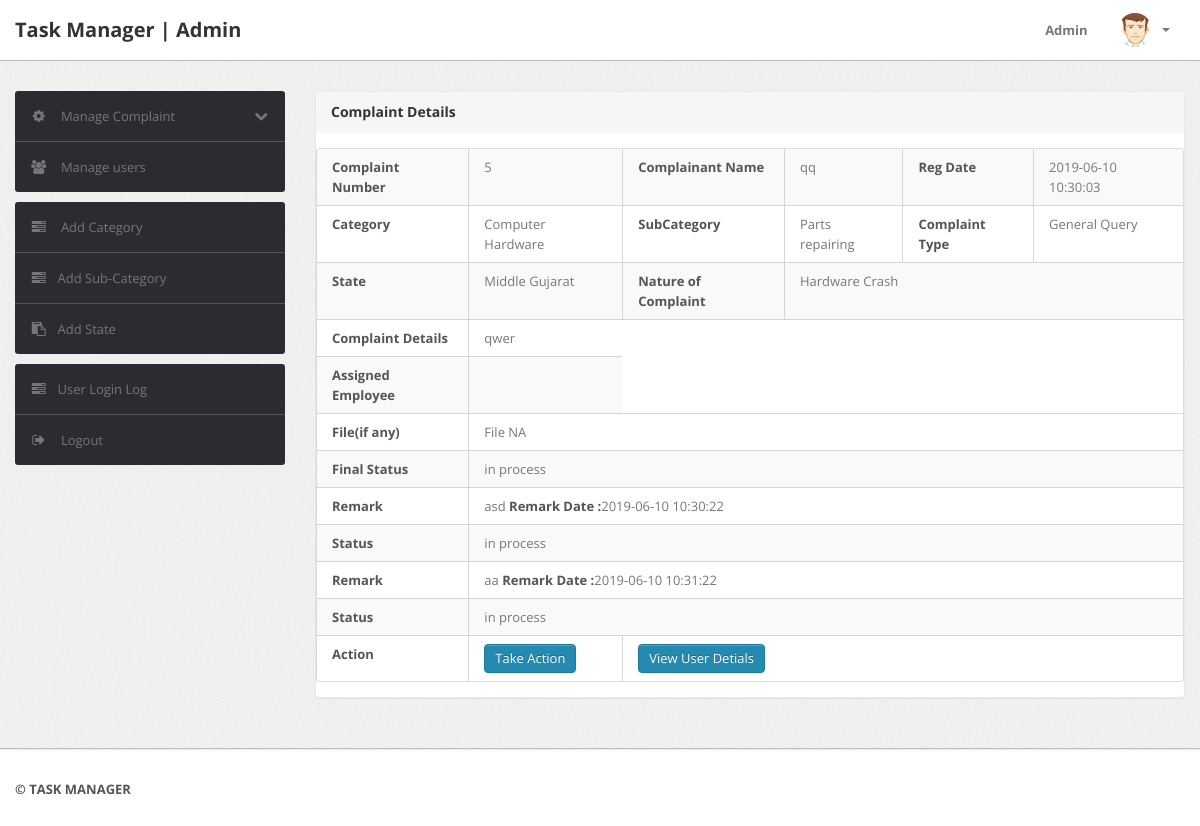
Page /admin/complaint-details.php?cid=5 (signed in) on the committed database.
### tables this page shows
CREATE TABLE `tblcomplaints` (
  `complaintNumber` int(11) NOT NULL,
  `userId` int(11) NOT NULL,
  `category` int(11) NOT NULL,
  `subcategory` varchar(255) NOT NULL,
  `complaintType` varchar(255) NOT NULL,
  `assigned_emp` varchar(500) DEFAULT NULL,
  `state` varchar(255) NOT NULL,
  `noc` varchar(255) NOT NULL,
  `complaintDetails` mediumtext NOT NULL,
  `complaintFile` varchar(255) DEFAULT NULL,
  `regDate` timestamp NOT NULL DEFAULT CURRENT_TIMESTAMP,
  `status` varchar(50) DEFAULT NULL,
  `lastUpdationDate` timestamp NULL DEFAULT '0000-00-00 00:00:00' ON UPDATE CURRENT_TIMESTAMP
);

CREATE TABLE `users` (
  `id` int(11) NOT NULL,
  `fullName` varchar(255) DEFAULT NULL,
  `userEmail` varchar(255) DEFAULT NULL,
  `password` varchar(255) DEFAULT NULL,
  `contactNo` bigint(11) DEFAULT NULL,
  `address` tinytext,
  `State` varchar(255) DEFAULT NULL,
  `country` varchar(255) DEFAULT NULL,
  `pincode` int(6) DEFAULT NULL,
  `userImage` varchar(255) DEFAULT NULL,
  `regDate` timestamp NOT NULL DEFAULT CURRENT_TIMESTAMP,
  `updationDate` timestamp NULL DEFAULT '0000-00-00 00:00:00' ON UPDATE CURRENT_TIMESTAMP,
  `status` int(1) DEFAULT NULL
);

CREATE TABLE `category` (
  `id` int(11) NOT NULL,
  `categoryName` varchar(255) NOT NULL,
  `categoryDescription` longtext NOT NULL,
  `creationDate` timestamp NOT NULL DEFAULT CURRENT_TIMESTAMP,
  `updationDate` varchar(255) DEFAULT NULL
);

CREATE TABLE `complaintremark` (
  `id` int(11) NOT NULL,
  `complaintNumber` int(11) NOT NULL,
  `status` varchar(255) NOT NULL,
  `remark` mediumtext NOT NULL,
  `remarkDate` timestamp NOT NULL DEFAULT CURRENT_TIMESTAMP
);

### admin/complaint-details.php (the view, shortened to what this page needs)
<?php
include('include/config.php');
if(strlen($_SESSION['alogin'])==0)
	{
header('location:index.php');
}
else{
?>
<!DOCTYPE html>
<html lang="en">
<head>
	<link type="text/css" href="bootstrap/css/bootstrap.min.css" rel="stylesheet">
	<link type="text/css" href="bootstrap/css/bootstrap-responsive.min.css" rel="stylesheet">
	<link type="text/css" href="css/theme.css" rel="stylesheet">
	<link type="text/css" href="images/icons/css/font-awesome.css" rel="stylesheet">
</head>
<body>
<?php include('include/header.php');?>
	<div class="wrapper">
		<div class="container">
			<div class="row">
<?php include('include/sidebar.php');?>
			<div class="span9">
					<div class="content">
	<div class="module">
							<div class="module-head">
								<h3>Complaint Details</h3>
							</div>
							<div class="module-body table">
								<table cellpadding="0" cellspacing="0" border="0" class="datatable-1 table table-bordered table-striped	 display" width="100%">
									<tbody>
<?php $st='closed';
$query=mysqli_query($con,"select tblcomplaints.*,users.fullName as name,category.categoryName as catname from tblcomplaints join users on users.id=tblcomplaints.userId join category on category.id=tblcomplaints.category where tblcomplaints.complaintNumber='".$_GET['cid']."'");
while($row=mysqli_fetch_array($query))
{
?>
										<tr>
											<td><b>Complaint Number</b></td>
											<td><?php echo htmlentities($row['complaintNumber']);?></td>
											<td><b>Complainant Name</b></td>
											<td> <?php echo htmlentities($row['name']);?></td>
											<td><b>Reg Date</b></td>
											<td><?php echo htmlentities($row['regDate']);?>
											</td>
										</tr>
<tr>
											<td><b>Category </b></td>
											<td><?php echo htmlentities($row['catname']);?></td>
											<td><b>SubCategory</b></td>
											<td> <?php echo htmlentities($row['subcategory']);?></td>
											<td><b>Complaint Type</b></td>
											<td><?php echo htmlentities($row['complaintType']);?></td>
										</tr>
<tr>
											<td><b>State </b></td>
											<td><?php echo htmlentities($row['state']);?></td>
											<td ><b>Nature of Complaint</b></td>
											<td colspan="3"> <?php echo htmlentities($row['noc']);?></td>
										</tr>
<tr>
											<td><b>Complaint Details </b></td>
											<td colspan="5"> <?php echo htmlentities($row['complaintDetails']);?></td>
										</tr>
<tr>
	<td><b>Assigned Employee</b></td>
											<td><?php echo htmlentities($row['assigned_emp']);?>
											</td>
									</tr>
<tr>
											<td><b>File(if any) </b></td>
											<td colspan="5"> <?php $cfile=$row['complaintFile'];
if($cfile=="" || $cfile=="NULL")
{
  echo "File NA";
}
else{?>
<a href="../users/complaintdocs/<?php echo htmlentities($row['complaintFile']);?>" target="_blank"/> View File</a>
<?php } ?></td>
</tr>
<tr>
<td><b>Final Status</b></td>
											<td colspan="5"><?php if($row['status']=="")
											{ echo "Not Process Yet";
} else {
										 echo htmlentities($row['status']);
										 }?></td>
										</tr>
<?php $ret=mysqli_query($con,"select complaintremark.remark as remark,complaintremark.status as sstatus,complaintremark.remarkDate as rdate from complaintremark join tblcomplaints on tblcomplaints.complaintNumber=complaintremark.complaintNumber where complaintremark.complaintNumber='".$_GET['cid']."'");
while($rw=mysqli_fetch_array($ret))
{
?>
<tr>
<td><b>Remark</b></td>
<td colspan="5"><?php echo  htmlentities($rw['remark']); ?> <b>Remark Date :</b><?php echo  htmlentities($rw['rdate']); ?></td>
</tr>
<tr>
<td><b>Status</b></td>
<td colspan="5"><?php echo  htmlentities($rw['sstatus']); ?></td>
</tr>
<?php }?>
<tr>
											<td><b>Action</b></td>
											<td>
											<?php if($row['status']=="closed"){
												} else {?>
<a href="javascript:void(0);" onClick="popUpWindow('http://localhost/cms/admin/updatecomplaint.php?cid=<?php echo htmlentities($row['complaintNumber']);?>');" title="Update order">
											 <button type="button" class="btn btn-primary">Take Action</button></td>
											</a><?php } ?></td>
											<td colspan="4">
											<a href="javascript:void(0);" onClick="popUpWindow('http://localhost/cms/admin/userprofile.php?uid=<?php echo htmlentities($row['userId']);?>');" title="Update order">
											 <button type="button" class="btn btn-primary">View User Detials</button></a></td>
										</tr>
										<?php  } ?>
								</table>
							</div>
						</div>
					</div>
				</div>
			</div>
		</div>
	</div>
<?php include('include/footer.php');?>
</body>
<?php } ?>

### admin/css/theme.css (style rules this page uses)
body { font-size: 13px; font-family: 'Open Sans', Arial, sans-serif; background: #fff; color: #777 }
h1, h2, h3, h4, h5, h6 { color: #333; margin-top: 0 }
h3 { font-size: 20px }
strong, b { color: #555 }
.wrapper { background: url(../images/bg.png) #eee; border-bottom: 1px solid #bbb; -webkit-box-shadow: 0 1px 2px rgba(0,0,0,0.1); -moz-box-shadow: 0 1px 2px rgba(0,0,0,0.1); box-shadow: 0 1px 2px rgba(0,0,0,0.1); padding: 30px 0 }
select, textarea, input[type="text"], input[type="password"], input[type="datetime"], input[type="datetime-local"], input[type="date"], input[type="month"], input[type="time"], input[type="week"], input[type="number"], input[type="email"], input[type="url"], input[type="search"], input[type="tel"], input[type="color"], .uneditable-input, label, input, button, select, textarea { -webkit-border-radius: 3px; -moz-border-radius: 3px; border-radius: 3px; font-size: 13px; font-family: 'Open Sans', Tahoma, Arial, sans-serif }
.module { background: #fff; -webkit-border-radius: 3px; -moz-border-radius: 3px; border-radius: 3px; border: 1px solid #ccc; border-bottom-color: #bbb; -webkit-box-shadow: 0 0 1px rgba(0,0,0,0.2); -moz-box-shadow: 0 0 1px rgba(0,0,0,0.2); box-shadow: 0 0 1px rgba(0,0,0,0.2); margin-bottom: 30px }
.btn, .btn-box { -webkit-border-radius: 3px; -moz-border-radius: 3px; border-radius: 3px }
.btn { font-size: 13px; font-weight: 600 }
.btn { display: inline-block; margin-bottom: 0; font-weight: 400; text-align: center; vertical-align: middle; cursor: pointer; background-image: none; border: 1px solid transparent; white-space: nowrap; padding: 4px 10px; font-size: 13px; line-height: 1.42857; border-radius: 4px; -webkit-user-select: none; -moz-user-select: none; -ms-user-select: none; user-select: none }
.btn-primary { color: #fff; background-color: #248aaf; border-color: #20799a }
.table { margin-bottom: 0 }
.table th, .table td { border-color: #d5d5d5!important }
.table-bordered thead:first-child tr:first-child>th:first-child, .table-bordered tbody:first-child tr:first-child>td:first-child { -webkit-border-top-left-radius: 2px; -moz-border-radius-topleft: 2px; border-top-left-radius: 2px }
.table-bordered thead:first-child tr:first-child>th:last-child, .table-bordered tbody:first-child tr:first-child>td:last-child { -webkit-border-top-right-radius: 2px; -moz-border-radius-topright: 2px; border-top-right-radius: 2px }
.table-bordered thead:last-child tr:last-child>th:first-child, .table-bordered tbody:last-child tr:last-child>td:first-child, .table-bordered tfoot:last-child tr:last-child>td:first-child { -webkit-border-bottom-left-radius: 2px; -moz-border-radius-bottomleft: 2px; border-bottom-left-radius: 2px }
.table-bordered thead:last-child tr:last-child>th:last-child, .table-bordered tbody:last-child tr:last-child>td:last-child, .table-bordered tfoot:last-child tr:last-child>td:last-child { -webkit-border-bottom-right-radius: 2px; -moz-border-radius-bottomright: 2px; border-bottom-right-radius: 2px }
.module { box-shadow: 0 0 3px rgba(0,0,0,.1); border-color: #e9e9e9; margin-bottom: 20px; background-color: #fff; border-radius: 4px; -webkit-box-shadow: 0 1px 1px rgba(0,0,0,.05); box-shadow: 0 1px 1px rgba(0,0,0,.05); }
.module-head { color: #767676; background-color: #f6f6f6; border-color: #e9e9e9; padding: 10px 15px; border-bottom: 1px solid transparent; border-top-right-radius: 3px; border-top-left-radius: 3px; }
.module-head h3 { font-size: 14px; line-height: 20px; height: 20px; margin: 0 }
.module-body { padding: 15px }
.module-body.table { padding: 15px 0 }
.module-body.table .table th, .module-body.table .table td { padding-left: 15px; padding-right: 15px }

### rows in the picture
tblcomplaints: complaintNumber "5", userId.fullName "qq", regDate "2019-06-10 10:30:03", category.categoryName "Computer Hardware", subcategory "Parts repairing", complaintType "General Query", state "Middle Gujarat", noc "Hardware Crash", complaintDetails "qwer", complaintFile "File NA", status "in process"
complaintremark: remark "asd", remarkDate "2019-06-10 10:30:22", status "in process"
complaintremark: remark "aa", remarkDate "2019-06-10 10:31:22", status "in process"
